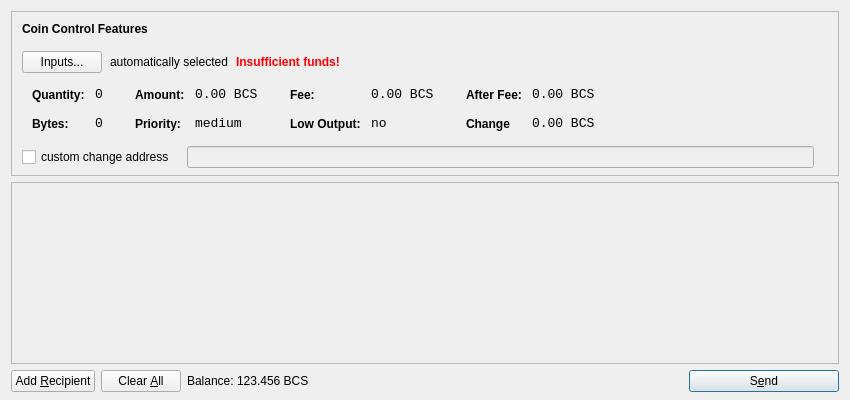
<?xml version="1.0" encoding="UTF-8"?>
<ui version="4.0">
 <class>SendCoinsDialog</class>
 <widget class="QDialog" name="SendCoinsDialog">
  <property name="geometry">
   <rect>
    <x>0</x>
    <y>0</y>
    <width>850</width>
    <height>400</height>
   </rect>
  </property>
  <property name="windowTitle">
   <string>Send Coins</string>
  </property>
  <layout class="QVBoxLayout" name="verticalLayout" stretch="0,1,0">
   <property name="bottomMargin">
    <number>8</number>
   </property>
   <item>
    <widget class="QFrame" name="frameCoinControl">
     <property name="sizePolicy">
      <sizepolicy hsizetype="Expanding" vsizetype="Expanding">
       <horstretch>0</horstretch>
       <verstretch>0</verstretch>
      </sizepolicy>
     </property>
     <property name="maximumSize">
      <size>
       <width>16777215</width>
       <height>16777215</height>
      </size>
     </property>
     <property name="frameShape">
      <enum>QFrame::StyledPanel</enum>
     </property>
     <property name="frameShadow">
      <enum>QFrame::Sunken</enum>
     </property>
     <layout class="QVBoxLayout" name="verticalLayoutCoinControl2">
      <property name="spacing">
       <number>-1</number>
      </property>
      <property name="leftMargin">
       <number>0</number>
      </property>
      <property name="topMargin">
       <number>0</number>
      </property>
      <property name="rightMargin">
       <number>0</number>
      </property>
      <property name="bottomMargin">
       <number>6</number>
      </property>
      <item>
       <layout class="QVBoxLayout" name="verticalLayoutCoinControl" stretch="0,0,0,0,1">
        <property name="spacing">
         <number>0</number>
        </property>
        <property name="leftMargin">
         <number>10</number>
        </property>
        <property name="topMargin">
         <number>10</number>
        </property>
        <item>
         <layout class="QHBoxLayout" name="horizontalLayoutCoinControl1">
          <property name="bottomMargin">
           <number>15</number>
          </property>
          <item>
           <widget class="QLabel" name="labelCoinControlFeatures">
            <property name="sizePolicy">
             <sizepolicy hsizetype="Preferred" vsizetype="Maximum">
              <horstretch>0</horstretch>
              <verstretch>0</verstretch>
             </sizepolicy>
            </property>
            <property name="font">
             <font>
              <weight>75</weight>
              <bold>true</bold>
             </font>
            </property>
            <property name="styleSheet">
             <string notr="true">font-weight:bold;</string>
            </property>
            <property name="text">
             <string>Coin Control Features</string>
            </property>
           </widget>
          </item>
         </layout>
        </item>
        <item>
         <layout class="QHBoxLayout" name="horizontalLayoutCoinControl2" stretch="0,0,0,0">
          <property name="spacing">
           <number>8</number>
          </property>
          <property name="bottomMargin">
           <number>10</number>
          </property>
          <item>
           <widget class="QPushButton" name="pushButtonCoinControl">
            <property name="styleSheet">
             <string notr="true"/>
            </property>
            <property name="text">
             <string>Inputs...</string>
            </property>
           </widget>
          </item>
          <item>
           <widget class="QLabel" name="labelCoinControlAutomaticallySelected">
            <property name="text">
             <string>automatically selected</string>
            </property>
            <property name="margin">
             <number>5</number>
            </property>
           </widget>
          </item>
          <item>
           <widget class="QLabel" name="labelCoinControlInsuffFunds">
            <property name="font">
             <font>
              <weight>75</weight>
              <bold>true</bold>
             </font>
            </property>
            <property name="styleSheet">
             <string notr="true">color:red;font-weight:bold;</string>
            </property>
            <property name="text">
             <string>Insufficient funds!</string>
            </property>
            <property name="margin">
             <number>5</number>
            </property>
           </widget>
          </item>
          <item>
           <spacer name="horizontalSpacerCoinControl">
            <property name="orientation">
             <enum>Qt::Horizontal</enum>
            </property>
            <property name="sizeHint" stdset="0">
             <size>
              <width>40</width>
              <height>1</height>
             </size>
            </property>
           </spacer>
          </item>
         </layout>
        </item>
        <item>
         <widget class="QWidget" name="widgetCoinControl" native="true">
          <property name="sizePolicy">
           <sizepolicy hsizetype="Preferred" vsizetype="Preferred">
            <horstretch>0</horstretch>
            <verstretch>0</verstretch>
           </sizepolicy>
          </property>
          <property name="minimumSize">
           <size>
            <width>0</width>
            <height>0</height>
           </size>
          </property>
          <property name="styleSheet">
           <string notr="true"/>
          </property>
          <layout class="QHBoxLayout" name="horizontalLayoutCoinControl5">
           <property name="margin">
            <number>0</number>
           </property>
           <item>
            <layout class="QHBoxLayout" name="horizontalLayoutCoinControl3" stretch="0,0,0,1">
             <property name="spacing">
              <number>20</number>
             </property>
             <property name="topMargin">
              <number>0</number>
             </property>
             <property name="bottomMargin">
              <number>10</number>
             </property>
             <item>
              <layout class="QFormLayout" name="formLayoutCoinControl1">
               <property name="horizontalSpacing">
                <number>10</number>
               </property>
               <property name="verticalSpacing">
                <number>14</number>
               </property>
               <property name="leftMargin">
                <number>10</number>
               </property>
               <property name="topMargin">
                <number>4</number>
               </property>
               <property name="rightMargin">
                <number>6</number>
               </property>
               <item row="0" column="0">
                <widget class="QLabel" name="labelCoinControlQuantityText">
                 <property name="styleSheet">
                  <string notr="true">font-weight:bold;</string>
                 </property>
                 <property name="text">
                  <string>Quantity:</string>
                 </property>
                 <property name="margin">
                  <number>0</number>
                 </property>
                </widget>
               </item>
               <item row="0" column="1">
                <widget class="QLabel" name="labelCoinControlQuantity">
                 <property name="font">
                  <font>
                   <family>Monospace</family>
                   <pointsize>10</pointsize>
                  </font>
                 </property>
                 <property name="cursor">
                  <cursorShape>IBeamCursor</cursorShape>
                 </property>
                 <property name="contextMenuPolicy">
                  <enum>Qt::ActionsContextMenu</enum>
                 </property>
                 <property name="text">
                  <string>0</string>
                 </property>
                 <property name="margin">
                  <number>0</number>
                 </property>
                 <property name="textInteractionFlags">
                  <set>Qt::LinksAccessibleByMouse|Qt::TextSelectableByKeyboard|Qt::TextSelectableByMouse</set>
                 </property>
                </widget>
               </item>
               <item row="1" column="0">
                <widget class="QLabel" name="labelCoinControlBytesText">
                 <property name="styleSheet">
                  <string notr="true">font-weight:bold;</string>
                 </property>
                 <property name="text">
                  <string>Bytes:</string>
                 </property>
                </widget>
               </item>
               <item row="1" column="1">
                <widget class="QLabel" name="labelCoinControlBytes">
                 <property name="font">
                  <font>
                   <family>Monospace</family>
                   <pointsize>10</pointsize>
                  </font>
                 </property>
                 <property name="cursor">
                  <cursorShape>IBeamCursor</cursorShape>
                 </property>
                 <property name="contextMenuPolicy">
                  <enum>Qt::ActionsContextMenu</enum>
                 </property>
                 <property name="text">
                  <string>0</string>
                 </property>
                 <property name="textInteractionFlags">
                  <set>Qt::LinksAccessibleByMouse|Qt::TextSelectableByKeyboard|Qt::TextSelectableByMouse</set>
                 </property>
                </widget>
               </item>
              </layout>
             </item>
             <item>
              <layout class="QFormLayout" name="formLayoutCoinControl2">
               <property name="horizontalSpacing">
                <number>10</number>
               </property>
               <property name="verticalSpacing">
                <number>14</number>
               </property>
               <property name="leftMargin">
                <number>6</number>
               </property>
               <property name="topMargin">
                <number>4</number>
               </property>
               <property name="rightMargin">
                <number>6</number>
               </property>
               <item row="0" column="0">
                <widget class="QLabel" name="labelCoinControlAmountText">
                 <property name="styleSheet">
                  <string notr="true">font-weight:bold;</string>
                 </property>
                 <property name="text">
                  <string>Amount:</string>
                 </property>
                 <property name="margin">
                  <number>0</number>
                 </property>
                </widget>
               </item>
               <item row="0" column="1">
                <widget class="QLabel" name="labelCoinControlAmount">
                 <property name="font">
                  <font>
                   <family>Monospace</family>
                   <pointsize>10</pointsize>
                  </font>
                 </property>
                 <property name="cursor">
                  <cursorShape>IBeamCursor</cursorShape>
                 </property>
                 <property name="contextMenuPolicy">
                  <enum>Qt::ActionsContextMenu</enum>
                 </property>
                 <property name="text">
                  <string>0.00 BCS</string>
                 </property>
                 <property name="textInteractionFlags">
                  <set>Qt::LinksAccessibleByMouse|Qt::TextSelectableByKeyboard|Qt::TextSelectableByMouse</set>
                 </property>
                </widget>
               </item>
               <item row="1" column="0">
                <widget class="QLabel" name="labelCoinControlPriorityText">
                 <property name="styleSheet">
                  <string notr="true">font-weight:bold;</string>
                 </property>
                 <property name="text">
                  <string>Priority:</string>
                 </property>
                </widget>
               </item>
               <item row="1" column="1">
                <widget class="QLabel" name="labelCoinControlPriority">
                 <property name="font">
                  <font>
                   <family>Monospace</family>
                   <pointsize>10</pointsize>
                  </font>
                 </property>
                 <property name="cursor">
                  <cursorShape>IBeamCursor</cursorShape>
                 </property>
                 <property name="contextMenuPolicy">
                  <enum>Qt::ActionsContextMenu</enum>
                 </property>
                 <property name="text">
                  <string>medium</string>
                 </property>
                 <property name="textInteractionFlags">
                  <set>Qt::LinksAccessibleByMouse|Qt::TextSelectableByKeyboard|Qt::TextSelectableByMouse</set>
                 </property>
                </widget>
               </item>
              </layout>
             </item>
             <item>
              <layout class="QFormLayout" name="formLayoutCoinControl3">
               <property name="horizontalSpacing">
                <number>10</number>
               </property>
               <property name="verticalSpacing">
                <number>14</number>
               </property>
               <property name="leftMargin">
                <number>6</number>
               </property>
               <property name="topMargin">
                <number>4</number>
               </property>
               <property name="rightMargin">
                <number>6</number>
               </property>
               <item row="0" column="0">
                <widget class="QLabel" name="labelCoinControlFeeText">
                 <property name="styleSheet">
                  <string notr="true">font-weight:bold;</string>
                 </property>
                 <property name="text">
                  <string>Fee:</string>
                 </property>
                 <property name="margin">
                  <number>0</number>
                 </property>
                </widget>
               </item>
               <item row="0" column="1">
                <widget class="QLabel" name="labelCoinControlFee">
                 <property name="font">
                  <font>
                   <family>Monospace</family>
                   <pointsize>10</pointsize>
                  </font>
                 </property>
                 <property name="cursor">
                  <cursorShape>IBeamCursor</cursorShape>
                 </property>
                 <property name="contextMenuPolicy">
                  <enum>Qt::ActionsContextMenu</enum>
                 </property>
                 <property name="text">
                  <string>0.00 BCS</string>
                 </property>
                 <property name="textInteractionFlags">
                  <set>Qt::LinksAccessibleByMouse|Qt::TextSelectableByKeyboard|Qt::TextSelectableByMouse</set>
                 </property>
                </widget>
               </item>
               <item row="1" column="0">
                <widget class="QLabel" name="labelCoinControlLowOutputText">
                 <property name="styleSheet">
                  <string notr="true">font-weight:bold;</string>
                 </property>
                 <property name="text">
                  <string>Low Output:</string>
                 </property>
                </widget>
               </item>
               <item row="1" column="1">
                <widget class="QLabel" name="labelCoinControlLowOutput">
                 <property name="font">
                  <font>
                   <family>Monospace</family>
                   <pointsize>10</pointsize>
                  </font>
                 </property>
                 <property name="cursor">
                  <cursorShape>IBeamCursor</cursorShape>
                 </property>
                 <property name="contextMenuPolicy">
                  <enum>Qt::ActionsContextMenu</enum>
                 </property>
                 <property name="text">
                  <string>no</string>
                 </property>
                 <property name="textInteractionFlags">
                  <set>Qt::LinksAccessibleByMouse|Qt::TextSelectableByKeyboard|Qt::TextSelectableByMouse</set>
                 </property>
                </widget>
               </item>
              </layout>
             </item>
             <item>
              <layout class="QFormLayout" name="formLayoutCoinControl4">
               <property name="horizontalSpacing">
                <number>10</number>
               </property>
               <property name="verticalSpacing">
                <number>14</number>
               </property>
               <property name="leftMargin">
                <number>6</number>
               </property>
               <property name="topMargin">
                <number>4</number>
               </property>
               <property name="rightMargin">
                <number>6</number>
               </property>
               <item row="0" column="0">
                <widget class="QLabel" name="labelCoinControlAfterFeeText">
                 <property name="styleSheet">
                  <string notr="true">font-weight:bold;</string>
                 </property>
                 <property name="text">
                  <string>After Fee:</string>
                 </property>
                 <property name="margin">
                  <number>0</number>
                 </property>
                </widget>
               </item>
               <item row="0" column="1">
                <widget class="QLabel" name="labelCoinControlAfterFee">
                 <property name="font">
                  <font>
                   <family>Monospace</family>
                   <pointsize>10</pointsize>
                  </font>
                 </property>
                 <property name="cursor">
                  <cursorShape>IBeamCursor</cursorShape>
                 </property>
                 <property name="contextMenuPolicy">
                  <enum>Qt::ActionsContextMenu</enum>
                 </property>
                 <property name="text">
                  <string>0.00 BCS</string>
                 </property>
                 <property name="textInteractionFlags">
                  <set>Qt::LinksAccessibleByMouse|Qt::TextSelectableByKeyboard|Qt::TextSelectableByMouse</set>
                 </property>
                </widget>
               </item>
               <item row="1" column="0">
                <widget class="QLabel" name="labelCoinControlChangeText">
                 <property name="styleSheet">
                  <string notr="true">font-weight:bold;</string>
                 </property>
                 <property name="text">
                  <string>Change</string>
                 </property>
                </widget>
               </item>
               <item row="1" column="1">
                <widget class="QLabel" name="labelCoinControlChange">
                 <property name="font">
                  <font>
                   <family>Monospace</family>
                   <pointsize>10</pointsize>
                  </font>
                 </property>
                 <property name="cursor">
                  <cursorShape>IBeamCursor</cursorShape>
                 </property>
                 <property name="contextMenuPolicy">
                  <enum>Qt::ActionsContextMenu</enum>
                 </property>
                 <property name="text">
                  <string>0.00 BCS</string>
                 </property>
                 <property name="textInteractionFlags">
                  <set>Qt::LinksAccessibleByMouse|Qt::TextSelectableByKeyboard|Qt::TextSelectableByMouse</set>
                 </property>
                </widget>
               </item>
              </layout>
             </item>
            </layout>
           </item>
          </layout>
         </widget>
        </item>
        <item>
         <layout class="QHBoxLayout" name="horizontalLayoutCoinControl4" stretch="0,0,0">
          <property name="spacing">
           <number>12</number>
          </property>
          <property name="sizeConstraint">
           <enum>QLayout::SetDefaultConstraint</enum>
          </property>
          <property name="topMargin">
           <number>5</number>
          </property>
          <property name="rightMargin">
           <number>5</number>
          </property>
          <item>
           <widget class="QCheckBox" name="checkBoxCoinControlChange">
            <property name="text">
             <string>custom change address</string>
            </property>
           </widget>
          </item>
          <item>
           <widget class="QLineEdit" name="lineEditCoinControlChange">
            <property name="enabled">
             <bool>false</bool>
            </property>
            <property name="sizePolicy">
             <sizepolicy hsizetype="Expanding" vsizetype="Fixed">
              <horstretch>0</horstretch>
              <verstretch>0</verstretch>
             </sizepolicy>
            </property>
           </widget>
          </item>
          <item>
           <widget class="QLabel" name="labelCoinControlChangeLabel">
            <property name="sizePolicy">
             <sizepolicy hsizetype="Preferred" vsizetype="Expanding">
              <horstretch>0</horstretch>
              <verstretch>0</verstretch>
             </sizepolicy>
            </property>
            <property name="minimumSize">
             <size>
              <width>0</width>
              <height>0</height>
             </size>
            </property>
            <property name="text">
             <string/>
            </property>
            <property name="margin">
             <number>3</number>
            </property>
           </widget>
          </item>
         </layout>
        </item>
        <item>
         <spacer name="verticalSpacerCoinControl">
          <property name="orientation">
           <enum>Qt::Vertical</enum>
          </property>
          <property name="sizeHint" stdset="0">
           <size>
            <width>800</width>
            <height>1</height>
           </size>
          </property>
         </spacer>
        </item>
       </layout>
      </item>
     </layout>
    </widget>
   </item>
   <item>
    <widget class="QScrollArea" name="scrollArea">
     <property name="widgetResizable">
      <bool>true</bool>
     </property>
     <widget class="QWidget" name="scrollAreaWidgetContents">
      <property name="geometry">
       <rect>
        <x>0</x>
        <y>0</y>
        <width>830</width>
        <height>165</height>
       </rect>
      </property>
      <layout class="QVBoxLayout" name="verticalLayout_2">
       <property name="margin">
        <number>0</number>
       </property>
       <item>
        <layout class="QVBoxLayout" name="entries">
         <property name="spacing">
          <number>6</number>
         </property>
        </layout>
       </item>
       <item>
        <spacer name="verticalSpacer">
         <property name="orientation">
          <enum>Qt::Vertical</enum>
         </property>
         <property name="sizeHint" stdset="0">
          <size>
           <width>20</width>
           <height>40</height>
          </size>
         </property>
        </spacer>
       </item>
      </layout>
     </widget>
    </widget>
   </item>
   <item>
    <layout class="QHBoxLayout" name="horizontalLayout">
     <item>
      <widget class="QPushButton" name="addButton">
       <property name="toolTip">
        <string>Send to multiple recipients at once</string>
       </property>
       <property name="text">
        <string>Add &amp;Recipient</string>
       </property>
       <property name="icon">
        <iconset resource="../bitcoin.qrc">
         <normaloff>:/icons/add</normaloff>:/icons/add</iconset>
       </property>
       <property name="autoDefault">
        <bool>false</bool>
       </property>
      </widget>
     </item>
     <item>
      <widget class="QPushButton" name="clearButton">
       <property name="sizePolicy">
        <sizepolicy hsizetype="Minimum" vsizetype="Fixed">
         <horstretch>0</horstretch>
         <verstretch>0</verstretch>
        </sizepolicy>
       </property>
       <property name="toolTip">
        <string>Remove all transaction fields</string>
       </property>
       <property name="text">
        <string>Clear &amp;All</string>
       </property>
       <property name="icon">
        <iconset resource="../bitcoin.qrc">
         <normaloff>:/icons/remove</normaloff>:/icons/remove</iconset>
       </property>
       <property name="autoRepeatDelay">
        <number>300</number>
       </property>
       <property name="autoDefault">
        <bool>false</bool>
       </property>
      </widget>
     </item>
     <item>
      <layout class="QHBoxLayout" name="horizontalLayout_2">
       <property name="spacing">
        <number>3</number>
       </property>
       <item>
        <widget class="QLabel" name="label">
         <property name="sizePolicy">
          <sizepolicy hsizetype="Preferred" vsizetype="Fixed">
           <horstretch>0</horstretch>
           <verstretch>0</verstretch>
          </sizepolicy>
         </property>
         <property name="text">
          <string>Balance:</string>
         </property>
        </widget>
       </item>
       <item>
        <widget class="QLabel" name="labelBalance">
         <property name="sizePolicy">
          <sizepolicy hsizetype="Preferred" vsizetype="Fixed">
           <horstretch>0</horstretch>
           <verstretch>0</verstretch>
          </sizepolicy>
         </property>
         <property name="cursor">
          <cursorShape>IBeamCursor</cursorShape>
         </property>
         <property name="text">
          <string>123.456 BCS</string>
         </property>
         <property name="textInteractionFlags">
          <set>Qt::LinksAccessibleByMouse|Qt::TextSelectableByKeyboard|Qt::TextSelectableByMouse</set>
         </property>
        </widget>
       </item>
      </layout>
     </item>
     <item>
      <spacer name="horizontalSpacer">
       <property name="orientation">
        <enum>Qt::Horizontal</enum>
       </property>
       <property name="sizeHint" stdset="0">
        <size>
         <width>40</width>
         <height>20</height>
        </size>
       </property>
      </spacer>
     </item>
     <item>
      <widget class="QPushButton" name="sendButton">
       <property name="minimumSize">
        <size>
         <width>150</width>
         <height>0</height>
        </size>
       </property>
       <property name="toolTip">
        <string>Confirm the send action</string>
       </property>
       <property name="text">
        <string>S&amp;end</string>
       </property>
       <property name="icon">
        <iconset resource="../bitcoin.qrc">
         <normaloff>:/icons/send</normaloff>:/icons/send</iconset>
       </property>
       <property name="default">
        <bool>true</bool>
       </property>
      </widget>
     </item>
    </layout>
   </item>
  </layout>
 </widget>
 <resources>
  <include location="../bitcoin.qrc"/>
 </resources>
 <connections/>
</ui>
